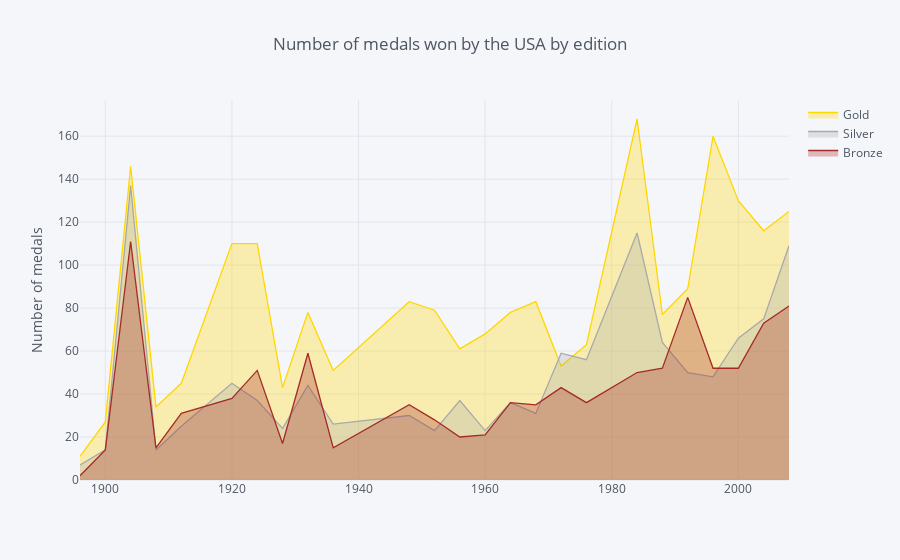

This figure's notebook cell:
### Code cell
usa_medals_by_year.iplot(kind='scatter',
                         yTitle='Number of medals',
                         title='Number of medals won by the USA by edition',
                         color=['gold','darkgray', 'brown'],fill=True)

### Figure 1 — Plotly figure (JSON) as saved in the notebook; plotly's stock layout.template omitted (floating-point values rounded to 4 significant figures)
{"data": [{"fill": "tozeroy", "fillcolor": "rgba(255, 215, 0, 0.3)", "line": {"color": "rgba(255, 215, 0, 1.0)", "dash": "solid", "width": 1.3}, "mode": "lines", "name": "Gold", "text": "", "type": "scatter", "x": [1896, 1900, 1904, 1908, 1912, 1920, 1924, 1928, 1932, 1936, 1948, 1952, 1956, 1960, 1964, 1968, 1972, 1976, 1984, 1988, 1992, 1996, 2000, 2004, 2008], "y": [11, 27, 146, 34, 45, 110, 110, 43, 78, 51, 83, 79, 61, 68, 78, 83, 53, 63, 168, 77, 89, 160, 130, 116, 125]}, {"fill": "tozeroy", "fillcolor": "rgba(169, 169, 169, 0.3)", "line": {"color": "rgba(169, 169, 169, 1.0)", "dash": "solid", "width": 1.3}, "mode": "lines", "name": "Silver", "text": "", "type": "scatter", "x": [1896, 1900, 1904, 1908, 1912, 1920, 1924, 1928, 1932, 1936, 1948, 1952, 1956, 1960, 1964, 1968, 1972, 1976, 1984, 1988, 1992, 1996, 2000, 2004, 2008], "y": [7, 14, 137, 14, 25, 45, 37, 24, 44, 26, 30, 23, 37, 23, 36, 31, 59, 56, 115, 64, 50, 48, 66, 75, 109]}, {"fill": "tozeroy", "fillcolor": "rgba(165, 42, 42, 0.3)", "line": {"color": "rgba(165, 42, 42, 1.0)", "dash": "solid", "width": 1.3}, "mode": "lines", "name": "Bronze", "text": "", "type": "scatter", "x": [1896, 1900, 1904, 1908, 1912, 1920, 1924, 1928, 1932, 1936, 1948, 1952, 1956, 1960, 1964, 1968, 1972, 1976, 1984, 1988, 1992, 1996, 2000, 2004, 2008], "y": [2, 14, 111, 15, 31, 38, 51, 17, 59, 15, 35, 28, 20, 21, 36, 35, 43, 36, 50, 52, 85, 52, 52, 73, 81]}], "layout": {"legend": {"bgcolor": "#F5F6F9", "font": {"color": "#4D5663"}}, "paper_bgcolor": "#F5F6F9", "plot_bgcolor": "#F5F6F9", "title": "Number of medals won by the USA by edition", "titlefont": {"color": "#4D5663"}, "xaxis1": {"gridcolor": "#E1E5ED", "showgrid": true, "tickfont": {"color": "#4D5663"}, "title": "", "titlefont": {"color": "#4D5663"}, "zerolinecolor": "#E1E5ED"}, "yaxis1": {"gridcolor": "#E1E5ED", "showgrid": true, "tickfont": {"color": "#4D5663"}, "title": "Number of medals", "titlefont": {"color": "#4D5663"}, "zerolinecolor": "#E1E5ED"}}}
